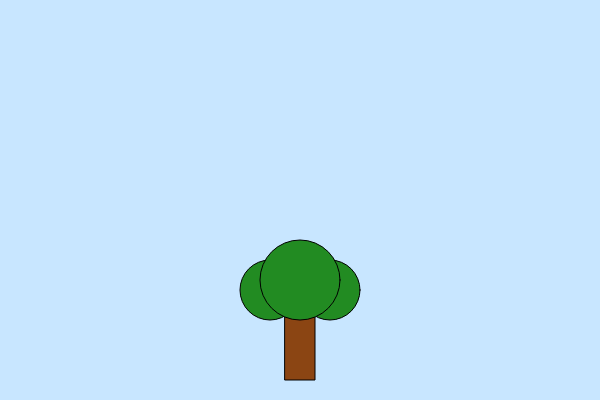
Frame 1 (no input)
Frame 60 (no input): identical to frame 1, image omitted
Frame 120 (the mouse pressed at the canvas centre since frame 60): identical to frame 1, image omitted

The p5.js sketch that drew this single still picture (run headless with seeded random() and noise() and a simulated clock; from frame 60 on, the mouse is pressed at the canvas centre):

// p5.js sketch
// ── sketch.js
let xArbol = 300;
let yArbol = 300;

let desplazamiento = 0;

function setup() {
 createCanvas(600, 400);
 }

 function draw() {
  background(200,230,255);
   let d = dist(mouseX,mouseY,xArbol,yArbol);

    if (d < 80)
     {
         desplazamiento = sin(frameCount * 0.1)*10;
          }
           else
            {
                desplazamiento = 0;
                 }
                  fill(139,69,19);
                   rect(xArbol - 15 + desplazamiento, yArbol,30,80);

                    fill(34,139,34);
                     circle(xArbol-30 + desplazamiento, yArbol-10,60);
                      circle(xArbol+30 + desplazamiento, yArbol-10,60);
                       circle(xArbol + desplazamiento, yArbol-20,80);
                       }
